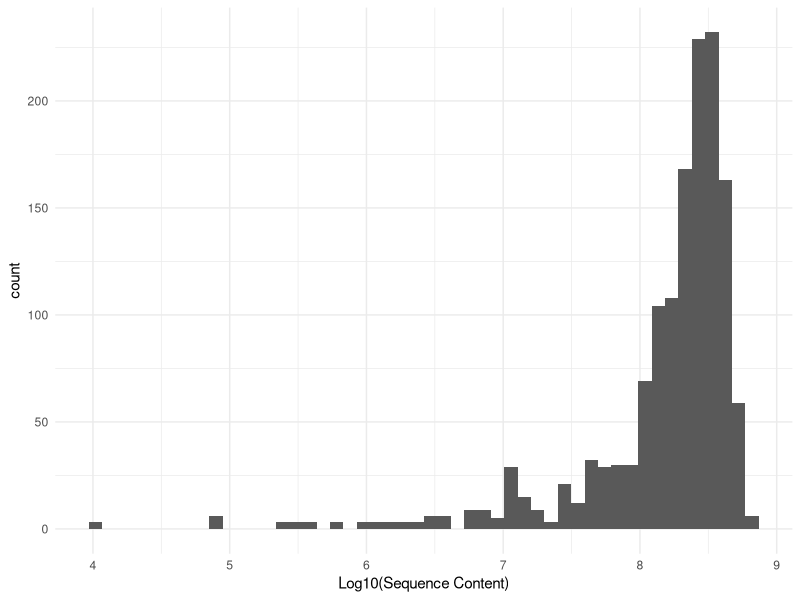
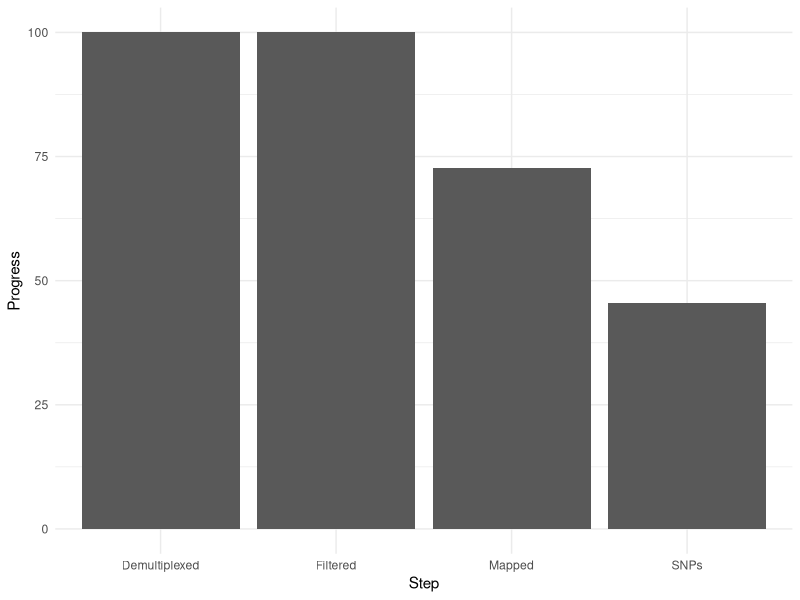
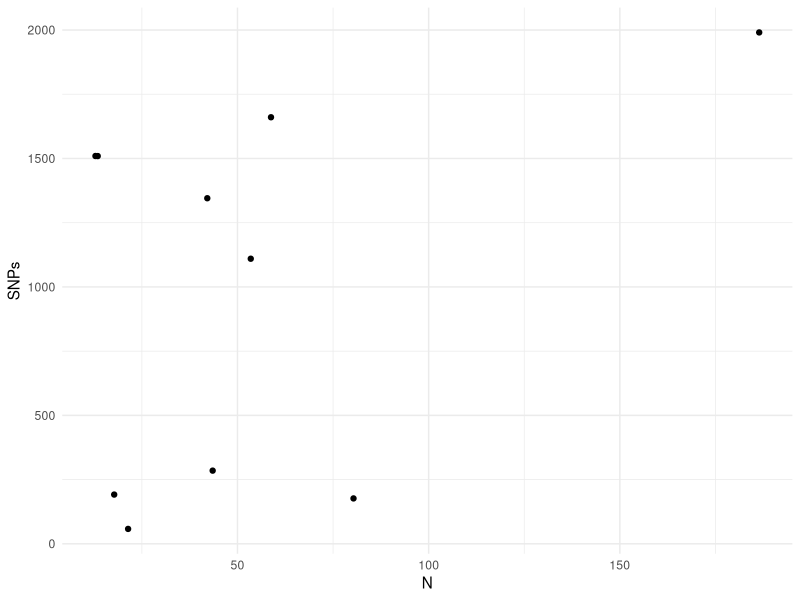

Write R code to recreate these figures, in order.
## ---- chunk 1
#| label: setup
suppressMessages( library( knitr ) )
suppressMessages( library( kableExtra ) )
suppressMessages( library( tidyverse) )
suppressMessages( library( lubridate )  )
library( formattable)
options(knitr.kable.NA = '')
theme_set( theme_minimal() )
## ---- chunk 2
read_csv("sizes.csv",col_names = FALSE, show_col_types = F) -> tmp 
## ---- chunk 3
#| fig-cap: The distrubiton of sequence reads (denoted as log10 of file size) for all individuals sequenced. 
tmp %>%
  ggplot( aes(log10(X5) ) )  + 
  geom_histogram( bins=50) + 
  xlab("Log10(Sequence Content)")
## ---- chunk 4
tribble( ~Population, ~N, ~Demultiplexed, ~Filtered, ~Mapped, ~Sites, ~SNPs, ~Note,
         "A", 92,  as.Date("2023-01-23"), as.Date("2023-01-31"), as.Date("2023-02-04"), NA, NA, "",
         "B", 102, as.Date("2023-01-23"), as.Date("2023-01-31"), as.Date("2023-02-06"), NA, NA, "",
         "C", 139, as.Date("2023-01-23"), as.Date("2023-01-31"), as.Date("2023-02-10"), NA, NA, "",
         "D", 84,  as.Date("2023-01-23"), as.Date("2023-01-31"), as.Date("2023-02-12"), NA, NA, "",
         "E", 36,  as.Date("2023-01-23"), as.Date("2023-01-31"), as.Date("2023-02-13"), NA, NA, "",
         "F", 31,  as.Date("2023-01-23"), as.Date("2023-01-31"), as.Date("2023-02-14"), NA, NA, "",
         "G", 78,  as.Date("2023-01-23"), as.Date("2023-01-31"), NA, NA, NA, "",
         "H", 66,  as.Date("2023-01-23"), as.Date("2023-01-31"), NA, NA, NA, "",
         "I", 33,  as.Date("2023-01-23"), as.Date("2023-01-31"), NA, NA, NA, "",
         "J", 13,  as.Date("2023-01-23"), as.Date("2023-01-31"), as.Date("2023-02-15"), 9367, 1508, "Rerun FreeBayes",
         "K", 13,  as.Date("2023-01-23"), as.Date("2023-01-31"), as.Date("2023-02-15"), 9367, 1508, "Rerun FreeBayes",
         "L", 95,  as.Date("2023-01-23"), as.Date("2023-01-31"), NA, NA, NA, "",
         "M", 129, as.Date("2023-01-23"), as.Date("2023-01-31"), NA, NA, NA, "",
         "N", 53,  as.Date("2023-01-23"), as.Date("2023-01-31"), NA, NA, NA, "",
         "O", 44,  as.Date("2023-01-23"), as.Date("2023-01-31"), as.Date("2023-02-15"), 11338, 282, "Rerun FreeBayes",
         "P", 59,  as.Date("2023-01-23"), as.Date("2023-01-31"), as.Date("2023-02-15"), 10730, 1660, "",
         "Q", 18,  as.Date("2023-01-23"), as.Date("2023-01-31"), as.Date("2023-02-10"), 7100, 188, "Rerun FreeBayes",
         "R", 42,  as.Date("2023-01-23"), as.Date("2023-01-31"), as.Date("2023-02-13"), 10294, 1348, "",
         "S", 187, as.Date("2023-01-23"), as.Date("2023-01-31"), as.Date("2023-02-13"), 15089, 1994, "",
         "T", 81,  as.Date("2023-01-23"), as.Date("2023-01-31"), as.Date("2023-02-15"), 11986, 176, "Rerun FreeBayes",
         "V", 21,  as.Date("2023-01-23"), as.Date("2023-01-31"), as.Date("2023-02-13"), 8586, 58, "Rerun FreeBayes",
         "W", 53,  as.Date("2023-01-23"), as.Date("2023-01-31"), as.Date("2023-02-09"), 10891, 1113, ""
) -> progress
save(progress, file="progress.rda")
## ---- chunk 5
#| fig-cap: Progress of the main steps in processing raw sequence data.  
data.frame( Step = c("Demultiplexed", "Filtered", "Mapped", "SNPs"),
            Progress = 100.0 * c( 1.0 - (sum( is.na(progress$Demultiplexed) ) / nrow(progress)),
                                  1.0 - (sum( is.na(progress$Filtered) ) / nrow(progress)),
                                  1.0 - (sum( is.na(progress$Mapped) ) / nrow(progress)),
                                  1.0 - (sum( is.na(progress$SNPs) ) / nrow(progress)))
            ) %>%
  ggplot( aes(Step, Progress) ) + 
  geom_col()

## ---- chunk 6
#| fig-cap: Current progress on bioinformatic workflows.

tmp <- progress %>% select( Population, N, Sites, SNPs) %>% arrange( -SNPs )
tmp$Demultiplexed <- 100
tmp$Filtered <- 100
tmp$Mapped <- 100
tmp %>%
  select( Population, N, Demultiplexed, Filtered, Mapped, everything()) -> tmp

tmp$Mapped[ tmp$Population == "G" ] <- round(32 / tmp$N[ tmp$Population == "G"] * 100.0)
tmp$Mapped[ tmp$Population == "H" ] <- round(12 / tmp$N[ tmp$Population == "G"] * 100.0)
tmp$Mapped[ tmp$Population == "I" ] <- round(0 / tmp$N[ tmp$Population == "G"] * 100.0)
tmp$Mapped[ tmp$Population == "L" ] <- round(7 / tmp$N[ tmp$Population == "G"] * 100.0)
tmp$Mapped[ tmp$Population == "M" ] <- round(77 / tmp$N[ tmp$Population == "G"] * 100.0)
tmp$Mapped[ tmp$Population == "N" ] <- round(13 / tmp$N[ tmp$Population == "G"] * 100.0)

tmp$Mapped <- color_bar("lightgreen")(tmp$Mapped)
tmp$Demultiplexed <- color_bar( "lightgreen")(tmp$Demultiplexed)
tmp$Filtered <- color_bar( "lightgreen")(tmp$Filtered)

tmp$SNPs <- ifelse( tmp$SNPs > 1000, 
                    cell_spec( tmp$SNPs, color = "green", bold=TRUE),
                    cell_spec( tmp$SNPs, color = "red", italic=TRUE))

tmp %>% 
  kbl( escape = F, digits=0) %>%
  kable_paper("hover", full_width = FALSE) %>%
  column_spec( 3:5, width="3cm")
## ---- chunk 7
progress %>%
  filter( !is.na(SNPs)) %>%
  ggplot( aes(N, SNPs)) + 
  geom_jitter( ) 
